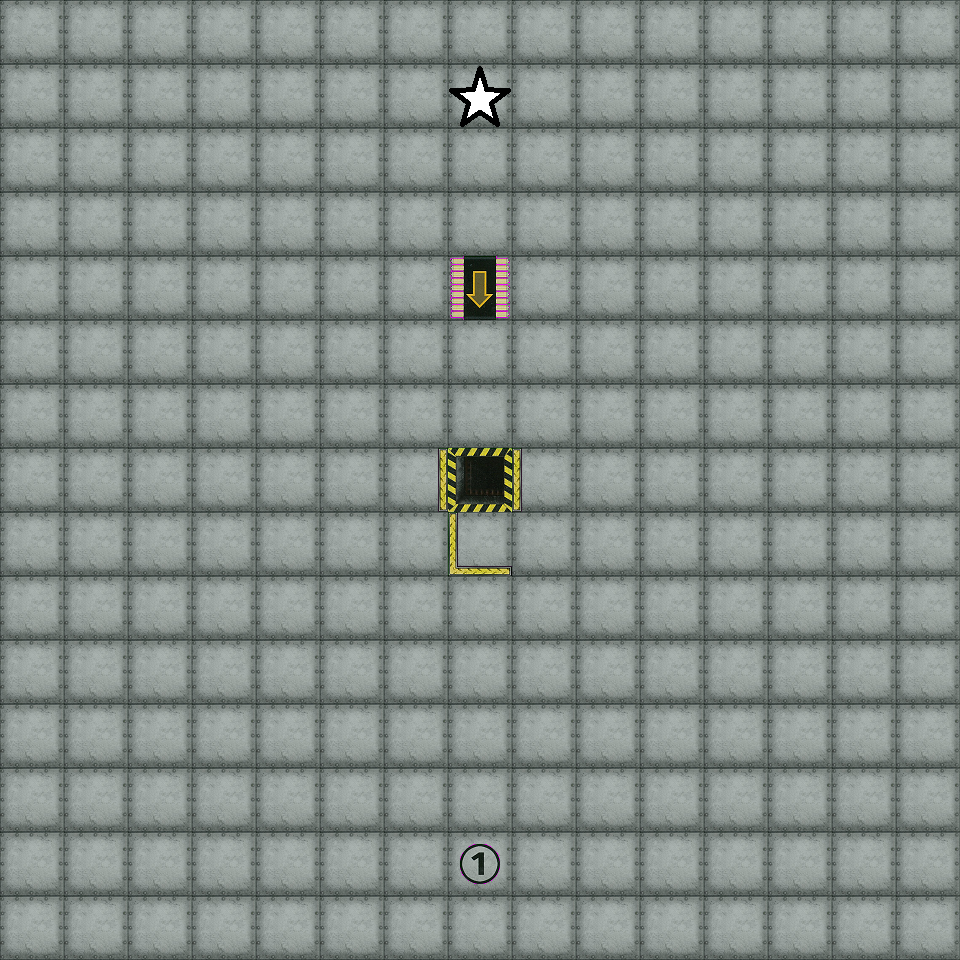

A level layout from a 2D game, rendered from its tile map. Below: a short description, then the map file with its tile-grid data intact:
An orthogonal 15x15 tile map with 64x64 px tiles, 6 tile layers (Background, Belts, Holes, Walls, ...), 3 tilesets.

<map version="1.2" tiledversion="1.3.2" orientation="orthogonal" renderorder="right-down" compressionlevel="0" width="15" height="15" tilewidth="64" tileheight="64" infinite="0" nextlayerid="7" nextobjectid="1">
 <tileset firstgid="1" source="Board_Background_B.tsx" />
 <tileset firstgid="13" source="Tileset_A.tsx" />
 <tileset firstgid="48" source="Goal.tsx" />
 <layer id="1" name="Background" width="15" height="15" locked="1">
  <data encoding="csv">
1,1,1,1,1,1,1,1,1,1,1,1,1,1,1,
1,1,1,1,1,1,1,1,1,1,1,1,1,1,1,
1,1,1,1,1,1,1,1,1,1,1,1,1,1,1,
1,1,1,1,1,1,1,1,1,1,1,1,1,1,1,
1,1,1,1,1,1,1,1,1,1,1,1,1,1,1,
1,1,1,1,1,1,1,1,1,1,1,1,1,1,1,
1,1,1,1,1,1,1,1,1,1,1,1,1,1,1,
1,1,1,1,1,1,1,1,1,1,1,1,1,1,1,
1,1,1,1,1,1,1,1,1,1,1,1,1,1,1,
1,1,1,1,1,1,1,1,1,1,1,1,1,1,1,
1,1,1,1,1,1,1,1,1,1,1,1,1,1,1,
1,1,1,1,1,1,1,1,1,1,1,1,1,1,1,
1,1,1,1,1,1,1,1,1,1,1,1,1,1,1,
1,1,1,1,1,1,1,1,1,1,1,1,1,1,1,
1,1,1,1,1,1,1,1,1,1,1,1,1,1,1
</data>
 </layer>
 <layer id="2" name="Belts" width="15" height="15">
  <data encoding="csv">
0,0,0,0,0,0,0,0,0,0,0,0,0,0,0,
0,0,0,0,0,0,0,0,0,0,0,0,0,0,0,
0,0,0,0,0,0,0,0,0,0,0,0,0,0,0,
0,0,0,0,0,0,0,0,0,0,0,0,0,0,0,
0,0,0,0,0,0,0,1073741837,0,0,0,0,0,0,0,
0,0,0,0,0,0,0,0,0,0,0,0,0,0,0,
0,0,0,0,0,0,0,0,0,0,0,0,0,0,0,
0,0,0,0,0,0,0,0,0,0,0,0,0,0,0,
0,0,0,0,0,0,0,0,0,0,0,0,0,0,0,
0,0,0,0,0,0,0,0,0,0,0,0,0,0,0,
0,0,0,0,0,0,0,0,0,0,0,0,0,0,0,
0,0,0,0,0,0,0,0,0,0,0,0,0,0,0,
0,0,0,0,0,0,0,0,0,0,0,0,0,0,0,
0,0,0,0,0,0,0,0,0,0,0,0,0,0,0,
0,0,0,0,0,0,0,0,0,0,0,0,0,0,0
</data>
 </layer>
 <layer id="3" name="Holes" width="15" height="15">
  <data encoding="csv">
0,0,0,0,0,0,0,0,0,0,0,0,0,0,0,
0,0,0,0,0,0,0,0,0,0,0,0,0,0,0,
0,0,0,0,0,0,0,0,0,0,0,0,0,0,0,
0,0,0,0,0,0,0,0,0,0,0,0,0,0,0,
0,0,0,0,0,0,0,0,0,0,0,0,0,0,0,
0,0,0,0,0,0,0,0,0,0,0,0,0,0,0,
0,0,0,0,0,0,0,0,0,0,0,0,0,0,0,
0,0,0,0,0,0,0,43,0,0,0,0,0,0,0,
0,0,0,0,0,0,0,0,0,0,0,0,0,0,0,
0,0,0,0,0,0,0,0,0,0,0,0,0,0,0,
0,0,0,0,0,0,0,0,0,0,0,0,0,0,0,
0,0,0,0,0,0,0,0,0,0,0,0,0,0,0,
0,0,0,0,0,0,0,0,0,0,0,0,0,0,0,
0,0,0,0,0,0,0,0,0,0,0,0,0,0,0,
0,0,0,0,0,0,0,0,0,0,0,0,0,0,0
</data>
 </layer>
 <layer id="4" name="Walls" width="15" height="15">
  <data encoding="csv">
0,0,0,0,0,0,0,0,0,0,0,0,0,0,0,
0,0,0,0,0,0,0,0,0,0,0,0,0,0,0,
0,0,0,0,0,0,0,0,0,0,0,0,0,0,0,
0,0,0,0,0,0,0,0,0,0,0,0,0,0,0,
0,0,0,0,0,0,0,0,0,0,0,0,0,0,0,
0,0,0,0,0,0,0,0,0,0,0,0,0,0,0,
0,0,0,0,0,0,0,0,0,0,0,0,0,0,0,
0,0,0,0,0,0,2147483689,0,41,0,0,0,0,0,0,
0,0,0,0,0,0,0,42,0,0,0,0,0,0,0,
0,0,0,0,0,0,0,0,0,0,0,0,0,0,0,
0,0,0,0,0,0,0,0,0,0,0,0,0,0,0,
0,0,0,0,0,0,0,0,0,0,0,0,0,0,0,
0,0,0,0,0,0,0,0,0,0,0,0,0,0,0,
0,0,0,0,0,0,0,0,0,0,0,0,0,0,0,
0,0,0,0,0,0,0,0,0,0,0,0,0,0,0
</data>
 </layer>
 <layer id="5" name="Spawn" width="15" height="15">
  <data encoding="csv">
0,0,0,0,0,0,0,0,0,0,0,0,0,0,0,
0,0,0,0,0,0,0,48,0,0,0,0,0,0,0,
0,0,0,0,0,0,0,0,0,0,0,0,0,0,0,
0,0,0,0,0,0,0,0,0,0,0,0,0,0,0,
0,0,0,0,0,0,0,0,0,0,0,0,0,0,0,
0,0,0,0,0,0,0,0,0,0,0,0,0,0,0,
0,0,0,0,0,0,0,0,0,0,0,0,0,0,0,
0,0,0,0,0,0,0,0,0,0,0,0,0,0,0,
0,0,0,0,0,0,0,0,0,0,0,0,0,0,0,
0,0,0,0,0,0,0,0,0,0,0,0,0,0,0,
0,0,0,0,0,0,0,0,0,0,0,0,0,0,0,
0,0,0,0,0,0,0,0,0,0,0,0,0,0,0,
0,0,0,0,0,0,0,0,0,0,0,0,0,0,0,
0,0,0,0,0,0,0,37,0,0,0,0,0,0,0,
0,0,0,0,0,0,0,0,0,0,0,0,0,0,0
</data>
 </layer>
 <layer id="6" name="Rutelag 6" width="15" height="15">
  <data encoding="csv">
0,0,0,0,0,0,0,0,0,0,0,0,0,0,0,
0,0,0,0,0,0,0,0,0,0,0,0,0,0,0,
0,0,0,0,0,0,0,0,0,0,0,0,0,0,0,
0,0,0,0,0,0,0,0,0,0,0,0,0,0,0,
0,0,0,0,0,0,0,0,0,0,0,0,0,0,0,
0,0,0,0,0,0,0,0,0,0,0,0,0,0,0,
0,0,0,0,0,0,0,0,0,0,0,0,0,0,0,
0,0,0,0,0,0,0,0,0,0,0,0,0,0,0,
0,0,0,0,0,0,0,0,0,0,0,0,0,0,0,
0,0,0,0,0,0,0,0,0,0,0,0,0,0,0,
0,0,0,0,0,0,0,0,0,0,0,0,0,0,0,
0,0,0,0,0,0,0,0,0,0,0,0,0,0,0,
0,0,0,0,0,0,0,0,0,0,0,0,0,0,0,
0,0,0,0,0,0,0,0,0,0,0,0,0,0,0,
0,0,0,0,0,0,0,0,0,0,0,0,0,0,0
</data>
 </layer>
</map>
